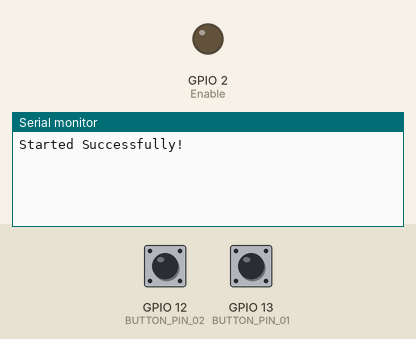
Recording of a sketch running on a simulated ESP32. On the bench: output pins drawn as LEDs (lit = HIGH), the last lines printed to the serial monitor. The test bench sets the inputs (shaded band); at power-on: GPIO 12 (BUTTON_PIN_02) HIGH, GPIO 13 (BUTTON_PIN_01) HIGH.

Above: at 1.2 s.
1.3 s: GPIO 12 (BUTTON_PIN_02) pulled LOW for 0.15 s
At 1.71 s:
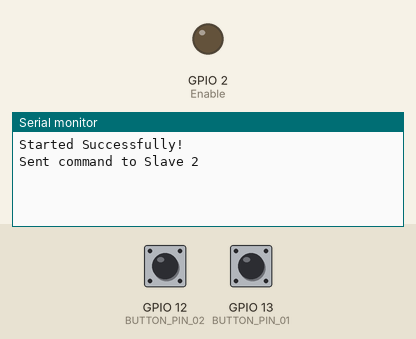
At 2.7 s:
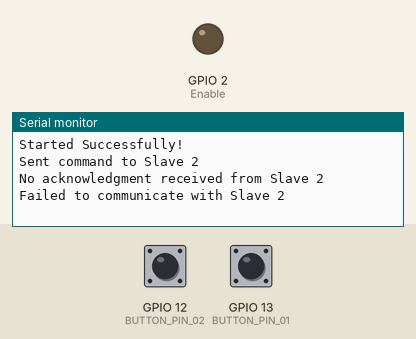

Measured:
- after the input at 1.3 s, the serial monitor: prints a new line after 0.10 s (image 1)

The sketch:

UART_TestA_1.2.1.ino
```cpp
#include <Arduino.h>
#include <HardwareSerial.h>
HardwareSerial SerialPort(2);

const int BUTTON_PIN_01 = 13;
const int BUTTON_PIN_02 = 12;
const int Enable = 2;

// Message structure constants
const uint8_t START_BYTE = 0x7E;  // Start of message delimiter
const uint8_t END_BYTE = 0x7F;    // End of message delimiter

// Slave IDs
const uint8_t slave_1_id = 1;
const uint8_t slave_2_id = 2;

// Acknowledgment settings
const unsigned long ACK_TIMEOUT = 500;  // Timeout period in milliseconds

void setup() {
  Serial.begin(115200);
  SerialPort.begin(115200, SERIAL_8N1, 16, 17);
  pinMode(Enable, OUTPUT);
  digitalWrite(Enable, LOW);
  pinMode(BUTTON_PIN_01, INPUT_PULLUP);
  pinMode(BUTTON_PIN_02, INPUT_PULLUP);
  Serial.println("Started Successfully!");
}

// Helper function to send a structured message
void sendMessage(uint8_t slave_id, const char* command) {
  digitalWrite(Enable, HIGH);
  SerialPort.write(START_BYTE);               // Start delimiter
  SerialPort.write(slave_id);                 // Slave ID
  SerialPort.write(command);                  // Command (e.g., "ON" or "OFF")
  uint8_t checksum = slave_id + strlen(command);
  SerialPort.write(checksum);                 // Checksum for error checking
  SerialPort.write(END_BYTE);                 // End delimiter
  SerialPort.flush();
  digitalWrite(Enable, LOW);
}

// Function to wait for acknowledgment
bool waitForAck(uint8_t slave_id) {
  unsigned long startTime = millis();
  while (millis() - startTime < ACK_TIMEOUT) {
    if (SerialPort.available()) {
      String response = SerialPort.readStringUntil(END_BYTE);
      Serial.println("Received: " + response);

      // Check if the response is an acknowledgment from the correct slave
      if (response.startsWith("ACK:") && response.indexOf(String(slave_id)) != -1) {
        Serial.println("Acknowledgment received from Slave " + String(slave_id));
        return true;  // ACK received, message successful
      }
    }
  }
  Serial.println("No acknowledgment received from Slave " + String(slave_id));
  return false;  // No ACK received, message failed
}

void loop() {
  // Check button press for Slave 1
  if (digitalRead(BUTTON_PIN_01) == LOW) {
    delay(100);  // Debounce delay
    sendMessage(slave_1_id, "ON");
    Serial.println("Sent command to Slave 1");

    // Wait for acknowledgment
    if (waitForAck(slave_1_id)) {
      Serial.println("Command to Slave 1 was successful");
    } else {
      Serial.println("Failed to communicate with Slave 1");
    }
  }

  // Check button press for Slave 2
  if (digitalRead(BUTTON_PIN_02) == LOW) {
    delay(100);  // Debounce delay
    sendMessage(slave_2_id, "ON");
    Serial.println("Sent command to Slave 2");

    // Wait for acknowledgment
    if (waitForAck(slave_2_id)) {
      Serial.println("Command to Slave 2 was successful");
    } else {
      Serial.println("Failed to communicate with Slave 2");
    }
  }

  delay(100);
}
```
